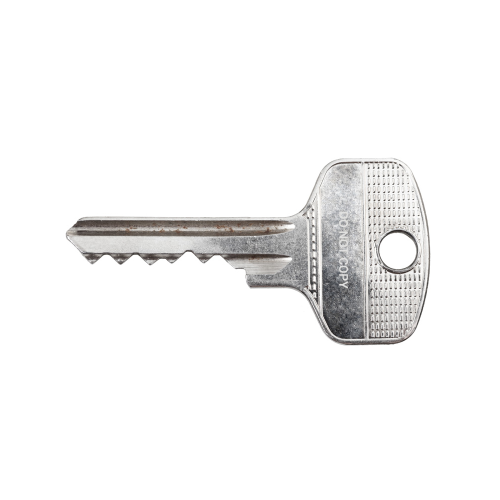
#> input picture imagenes/key_template.png, 1000 x 1000 px (shown at 1/2 size); the run also reads 2 pictures not shown here
$ jupyter execute --allow-errors Clase2.ipynb
#> lines starting #> are read from the running program, lines starting #| are printed output that depends on the picture; after the words box and inside, x2 and y2 are one past the last pixel; in counts of white or black regions, pixels touching at a corner belong together; long printed decimals are rounded
[cell 1]
import cv2
import numpy as np
import matplotlib.pyplot as plt

### Contour Matching

[cell 2]
def preprocess_image(image):
    # Convert to grayscale and threshold
    gray = cv2.cvtColor(image, cv2.COLOR_BGR2GRAY)
    _, binary = cv2.threshold(gray, 250, 255, cv2.THRESH_BINARY_INV)

    # Find largest contour (the key)
    contours, _ = cv2.findContours(binary, cv2.RETR_EXTERNAL, cv2.CHAIN_APPROX_NONE)
    key_contour = max(contours, key=cv2.contourArea)

    # Fit a line to the contour (major axis)
    line_params = cv2.fitLine(key_contour, cv2.DIST_L2, 0, 0.01, 0.01)
    vx, vy, x0, y0 = line_params.flatten()  # Convert to 1D array and unpack

    # Compute endpoints of the major axis (for visualization)
    length = 1000
    x1 = int(x0 - vx * length)
    y1 = int(y0 - vy * length)
    x2 = int(x0 + vx * length)
    y2 = int(y0 + vy * length)

    # Calculate angle (0° = horizontal, 90° = vertical)
    angle = -np.degrees(np.arctan2(vy, vx)) % 180  # Normalized to [0, 180)

    # Center = midpoint of the major axis
    center = ((x1 + x2) // 2, (y1 + y2) // 2)

    # Visualization
    image = image.copy()
    cv2.line(image, (x1, y1), (x2, y2), (255, 0, 0), 2)
    cv2.circle(image, center, 5, (0, 255, 0), -1)
    plt.imshow(cv2.cvtColor(image, cv2.COLOR_BGR2RGB))
    plt.show()

    return binary, center, angle, key_contour

[cell 3]
def align_image(src_image, src_center, src_angle, target_center, target_angle, value):
    # Compute minimal angle difference (accounts for 180° symmetry)
    angle_diff = (target_angle - src_angle + 90) % 180 - 90

    # Rotate around source center
    rot_mat = cv2.getRotationMatrix2D(src_center, angle_diff, 1.0)
    rotated = cv2.warpAffine(src_image, rot_mat, (src_image.shape[1], src_image.shape[0]), borderValue=value)

    # Compute new center after rotation (homogeneous coordinates)
    new_center = np.dot(rot_mat, np.array([*src_center, 1]))

    # Translate to match target center
    dx = target_center[0] - new_center[0]
    dy = target_center[1] - new_center[1]
    trans_mat = np.float32([[1, 0, dx], [0, 1, dy]])
    aligned = cv2.warpAffine(rotated, trans_mat, (rotated.shape[1], rotated.shape[0]), borderValue=value)

    return aligned

[cell 4]
# Load images
template = cv2.imread('imagenes/key_template.png')
#> template is the input picture: shape (1000, 1000, 3); mean B, G, R 244.6, 244.8, 245
rotated = cv2.imread('imagenes/rotated.jpeg')
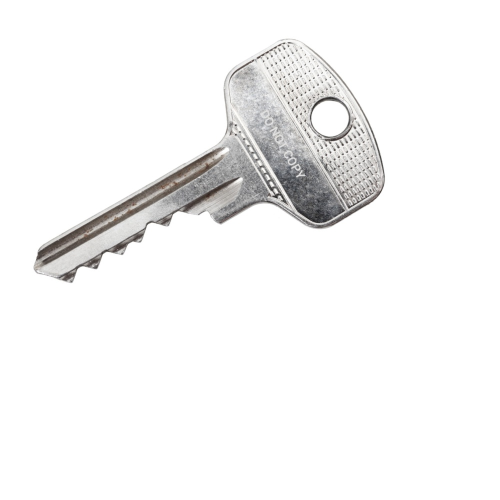
#> input picture imagenes/rotated.jpeg, 1000 x 1000 px (shown at 1/2 size)
#> rotated is the input picture: shape (1000, 1000, 3); mean B, G, R 244.6, 244.8, 245

# Preprocess images
bin_template, c_template, ang_template, cont_template = preprocess_image(template)
#> in preprocess_image, `_, binary = cv2.threshold(gray, 250, 255, cv2.THRESH_BINARY_INV)`:
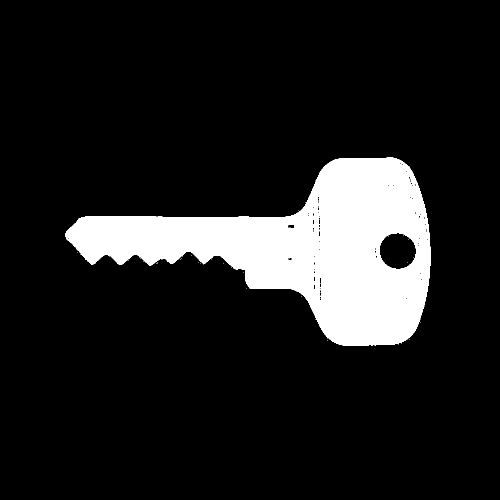
#> binary: shape (1000, 1000) (shown at 1/2 size); 12.4% white; 39 white regions (38 under 20 px)
#> in preprocess_image, `contours, _ = cv2.findContours(binary, cv2.RETR_EXTERNAL, cv2.CHAIN_AP..`: contours = 29 contours, 28 with area under 20; largest, box (x1, y1, x2, y2) and area: (131, 315, 861, 692) 129584
#> in preprocess_image, `key_contour = max(contours, key=cv2.contourArea)`: key_contour = contour of 1877 points, box (x1, y1, x2, y2) (131, 315, 861, 692), area 129584
#> in preprocess_image, `line_params = cv2.fitLine(key_contour, cv2.DIST_L2, 0, 0.01, 0.01)`: line_params = [0.998, 0.0628, 543.6, 493.2]
#> in preprocess_image, `vx, vy, x0, y0 = line_params.flatten()`: vx = 0.998; vy = 0.0628; x0 = 543.6; y0 = 493.2
#> in preprocess_image, `x1 = int(x0 - vx * length)`: x1 = -454
#> in preprocess_image, `y1 = int(y0 - vy * length)`: y1 = 430
#> in preprocess_image, `x2 = int(x0 + vx * length)`: x2 = 1541
#> in preprocess_image, `y2 = int(y0 + vy * length)`: y2 = 556
#> in preprocess_image, `angle = -np.degrees(np.arctan2(vy, vx)) % 180`: angle = 176.4
#> in preprocess_image, `center = ((x1 + x2) // 2, (y1 + y2) // 2)`: center = (543, 493)
#> c_template = (543, 493); ang_template = 176.4; cont_template has the same summary as key_contour in preprocess_image
bin_rotated, c_rotated, ang_rotated, cont_rotated = preprocess_image(rotated)
#> in preprocess_image (call 2), `_, binary = cv2.threshold(gray, 250, 255, cv2.THRESH_BINARY_INV)`:
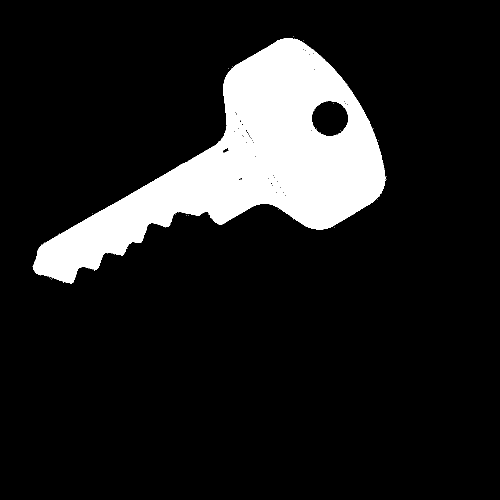
#> binary: shape (1000, 1000) (shown at 1/2 size); 12.6% white; 33 white regions (32 under 20 px)
#> in preprocess_image (call 2), `contours, _ = cv2.findContours(binary, cv2.RETR_EXTERNAL, cv2.CHAIN_AP..`: contours = 28 contours, 27 with area under 20; largest, box (x1, y1, x2, y2) and area: (65, 76, 771, 567) 130342
#> in preprocess_image (call 2), `key_contour = max(contours, key=cv2.contourArea)`: key_contour = contour of 1853 points, box (x1, y1, x2, y2) (65, 76, 771, 567), area 130342
#> in preprocess_image (call 2), `line_params = cv2.fitLine(key_contour, cv2.DIST_L2, 0, 0.01, 0.01)`: line_params = [0.896, -0.444, 432.2, 361.6]
#> in preprocess_image (call 2), `vx, vy, x0, y0 = line_params.flatten()`: vx = 0.896; vy = -0.444; x0 = 432.2; y0 = 361.6
#> in preprocess_image (call 2), `x1 = int(x0 - vx * length)`: x1 = -463
#> in preprocess_image (call 2), `y1 = int(y0 - vy * length)`: y1 = 805
#> in preprocess_image (call 2), `x2 = int(x0 + vx * length)`: x2 = 1328
#> in preprocess_image (call 2), `y2 = int(y0 + vy * length)`: y2 = -82
#> in preprocess_image (call 2), `angle = -np.degrees(np.arctan2(vy, vx)) % 180`: angle = 26.37
#> in preprocess_image (call 2), `center = ((x1 + x2) // 2, (y1 + y2) // 2)`: center = (432, 361)
#> in preprocess_image (call 2), `cv2.line(image, (x1, y1), (x2, y2), (255, 0, 0), 2)`:
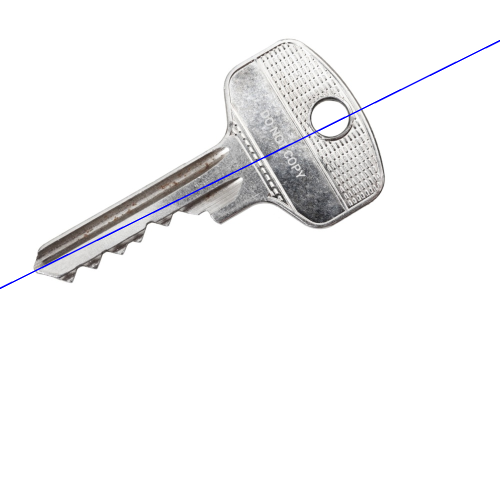
#> image: shape (1000, 1000, 3) (shown at 1/2 size); 0.32% of pixels changed, all inside (x1, y1, x2, y2) = (0, 80, 1000, 578)
#> c_rotated = (432, 361); ang_rotated = 26.37; cont_rotated has the same summary as key_contour in preprocess_image

# Align rotated to template
aligned_bin = align_image(bin_rotated, c_rotated, ang_rotated, c_template, ang_template, 0)
#> in align_image, `angle_diff = (target_angle - src_angle + 90) % 180 - 90`: angle_diff = -29.97
#> in align_image, `rot_mat = cv2.getRotationMatrix2D(src_center, angle_diff, 1.0)`: rot_mat = [[0.866, -0.499, 238.1], [0.499, 0.866, -167.5]]
#> in align_image, `rotated = cv2.warpAffine(src_image, rot_mat, (src_image.shape[1], src_..`:
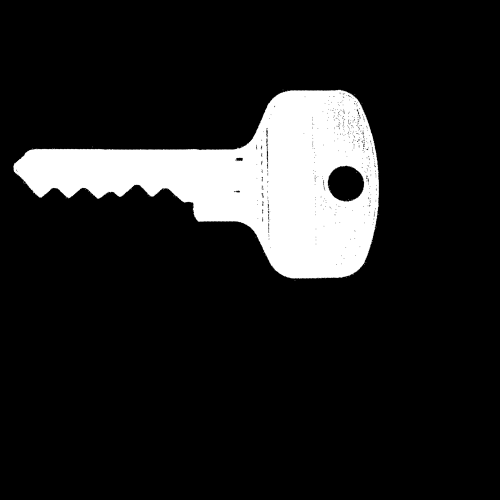
#> rotated: shape (1000, 1000) (shown at 1/2 size); min 0, max 255, mean 32.2
#> in align_image, `new_center = np.dot(rot_mat, np.array([*src_center, 1]))`: new_center = [432, 361]
#> in align_image, `dx = target_center[0] - new_center[0]`: dx = 111
#> in align_image, `dy = target_center[1] - new_center[1]`: dy = 132
#> in align_image, `trans_mat = np.float32([[1, 0, dx], [0, 1, dy]])`: trans_mat = [[1, 0, 111], [0, 1, 132]]

# XOR to highlight differences
diff = cv2.bitwise_xor(bin_template, aligned_bin)
diff = cv2.erode(diff, np.ones((3, 3), dtype=np.uint8))
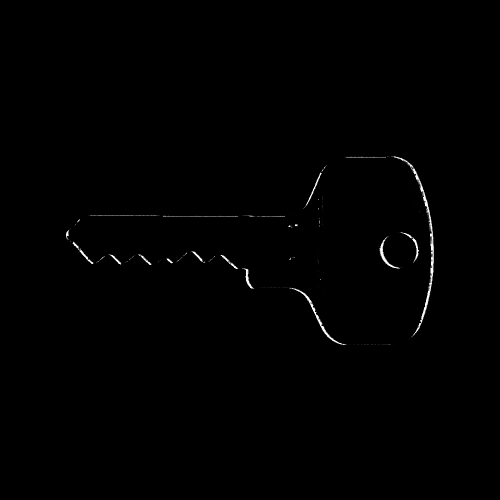
#> diff: shape (1000, 1000) (shown at 1/2 size); min 0, max 255, mean 1.1

# Compute similarity
similarity = cv2.matchShapes(cont_template, cont_rotated, cv2.CONTOURS_MATCH_I1, 0.0)
#> similarity = 0.0114
print(f'Similarity:{similarity}')
#| Similarity:0.01136

# Display results
fig, axes = plt.subplots(1,3, figsize=(12, 6))
axes[0].imshow(bin_template, cmap='gray')
axes[0].set_title('Template')
axes[1].imshow(aligned_bin, cmap='gray')
axes[1].set_title('Aligned')
axes[2].imshow(diff, cmap='gray')
axes[2].set_title('Difference')
plt.show()

### Entender Hough Transform

[cell 5]
# Create a black image
img = np.zeros((200, 200), dtype=np.uint8)

img[100, 100] = 255
# cv2.line(img, (50, 150), (150, 50), 255, 2)   # Diagonal line (/)
# cv2.line(img, (50, 50), (150, 50), 255, 2)    # Horizontal line (-)

# Get coordinates of edge points
edges = cv2.Canny(img, 50, 150)
y_idxs, x_idxs = np.nonzero(edges)

# Hough Transform parameters
theta = np.deg2rad(np.arange(-90, 90))  # Angle range (-90° to 90°)
width, height = img.shape[1], img.shape[0]
diag_len = int(np.ceil(np.sqrt(width**2 + height**2)))  # max possible rho
rhos = np.linspace(-diag_len, diag_len, diag_len * 2)

# Hough Accumulator (just to visualize sinusoids)
accumulator = np.zeros((len(rhos), len(theta)))

# Fill the accumulator (each edge point maps to a sinusoid in Hough space)
for x, y in zip(x_idxs, y_idxs):
    for t_idx in range(len(theta)):
        rho = x * np.cos(theta[t_idx]) + y * np.sin(theta[t_idx])
        rho_idx = int(rho + diag_len)
        accumulator[rho_idx, t_idx] += 1

# Plotting
fig, axs = plt.subplots(1, 2, figsize=(18, 6))

# Original image
axs[0].imshow(img, cmap='gray')
axs[0].set_title("Image with Two Lines")

# Hough space (sinusoids)
axs[1].imshow(accumulator, cmap='hot', extent=[-90, 90, -diag_len, diag_len], aspect=0.25)
axs[1].set_title("Hough Transform (Sinusoids)")
axs[1].set_xlabel("Theta (degrees)")
axs[1].set_ylabel("Rho (pixels)")

plt.tight_layout()
plt.show()

### Entender Fourier Transform

[cell 6]
# Create a black image
img = np.zeros((200, 200), dtype=np.uint8)

cv2.line(img, (50, 150), (150, 50), 255, 2)   # Diagonal line (/)
cv2.line(img, (50, 50), (150, 50), 255, 2)    # Horizontal line (-)

# Rotate Image
rows, cols = img.shape[:2]
xc, yc = cols//2, rows//2
angle_rot = 30

rot_mat = cv2.getRotationMatrix2D((xc, yc), angle_rot, 1.0)
img = cv2.warpAffine(img, rot_mat, img.shape[:2][::-1], borderValue=0)

# Compute the 2D Discrete Fourier Transform (DFT)
dft = np.fft.fft2(img)  # Compute FFT
dft_shifted = np.fft.fftshift(dft)  # Shift zero-frequency to center

# Extract magnitude and phase
magnitude = np.abs(dft_shifted)  # Magnitude = sqrt(Re^2 + Im^2)
phase = np.angle(dft_shifted)    # Phase = arctan(Im / Re)

# Plotting
plt.figure(figsize=(12, 4))

plt.subplot(131), plt.imshow(img, cmap='gray')
plt.title('Original Image'), plt.axis('off')

plt.subplot(132), plt.imshow(np.log1p(magnitude), cmap='gray')
plt.title('Magnitude Spectrum (log scale)'), plt.axis('off')

plt.subplot(133), plt.imshow(phase, cmap='gray')
plt.title('Phase Spectrum'), plt.axis('off')

plt.tight_layout()
plt.show()

#### Transformada inversa

[cell 7]
# Load image in grayscale
image = cv2.imread('imagenes/lines.jpeg', cv2.IMREAD_GRAYSCALE)
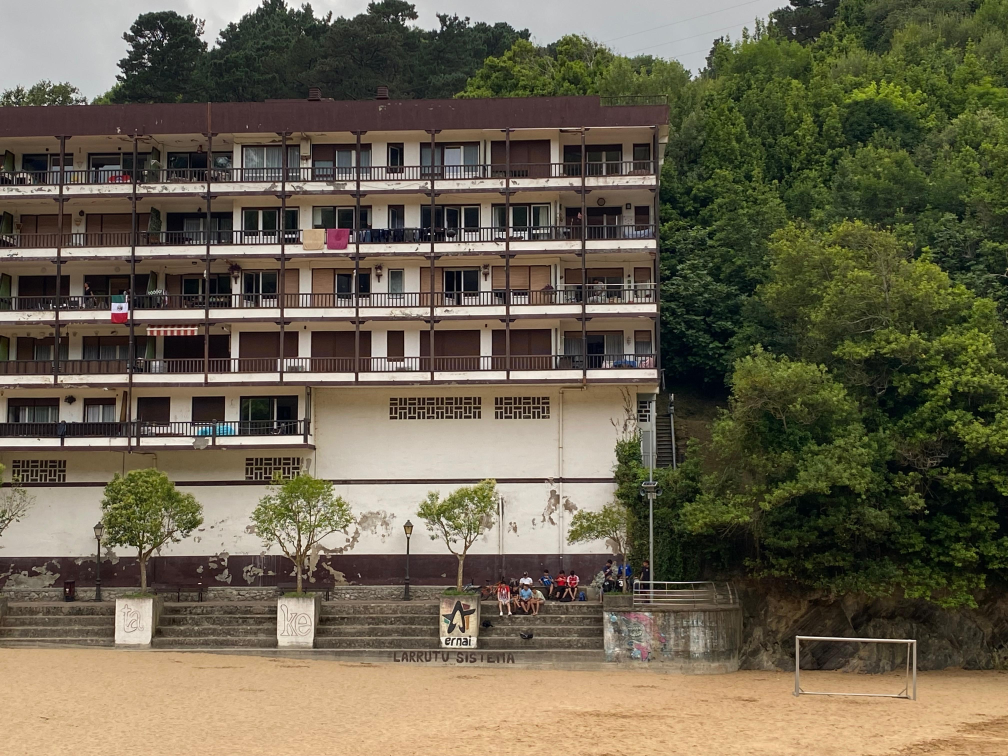
#> input picture imagenes/lines.jpeg, 4032 x 3024 px (shown at 1/4 size)
#> image: shape (3024, 4032)
image = cv2.resize(image, (256, 256))  # Resize for simplicity
#> image: shape (256, 256)

# Compute Fourier Transform and shift zero-frequency to center
dft = np.fft.fft2(image)
dft_shifted = np.fft.fftshift(dft)

# Extract magnitude and phase
magnitude = np.abs(dft_shifted)  # Magnitude = sqrt(Re² + Im²)
phase = np.angle(dft_shifted)    # Phase = arctan(Im / Re)

# Reconstruct image from magnitude and phase
reconstructed_complex = magnitude * np.exp(1j * phase)  # Combine magnitude and phase
reconstructed_dft = np.fft.ifftshift(reconstructed_complex)  # Undo the shift
reconstructed_image = np.fft.ifft2(reconstructed_dft)  # Inverse FT
reconstructed_image = np.abs(reconstructed_image)  # Take real part

# Reconstruct using ONLY magnitude (phase=0)
recon_magnitude_only = np.fft.ifft2(np.fft.ifftshift(magnitude)).real

# Reconstruct using ONLY phase (magnitude=1)
recon_phase_only = np.fft.ifft2(np.fft.ifftshift(np.exp(1j * phase))).real

# Plot results
plt.figure(figsize=(12, 6))
plt.subplot(141), plt.imshow(image, cmap='gray'), plt.title("Original")
plt.subplot(142), plt.imshow(reconstructed_image, cmap='gray'), plt.title("Magnitude + Phase")
plt.subplot(143), plt.imshow(recon_magnitude_only, cmap='gray'), plt.title("Magnitude Only")
plt.subplot(144), plt.imshow(recon_phase_only, cmap='gray'), plt.title("Phase Only")
plt.tight_layout()
plt.show()

#### Cambiar fases

[cell 8]
# Load and resize image 1
image1 = cv2.imread('imagenes/cheetah.jpg', cv2.IMREAD_GRAYSCALE)
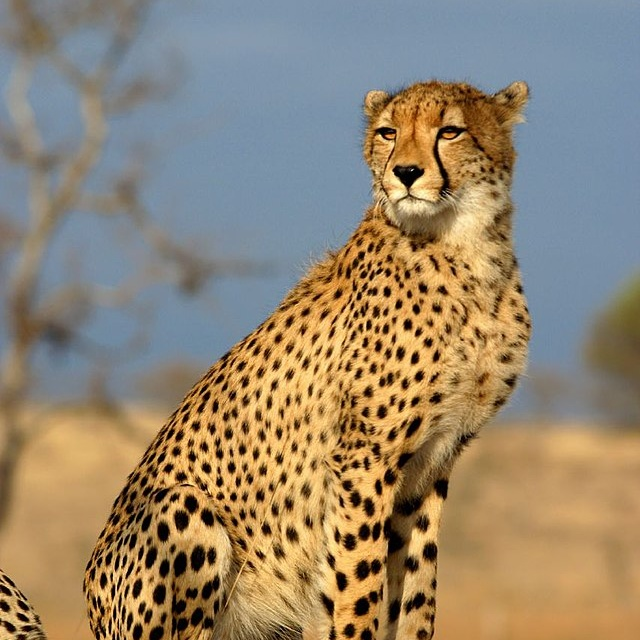
#> input picture imagenes/cheetah.jpg, 640 x 640 px
image1 = cv2.resize(
    image1,
    dsize=(256, 256)
)
#> image1: shape (256, 256)

# Load and resize image 2
image2 = cv2.imread('imagenes/lines.jpeg', cv2.IMREAD_GRAYSCALE)
image2 = cv2.resize(
    image2,
    dsize=(256, 256)
)

# Compute fourier transform
dft = np.fft.fft2(image1)
dft_image2 = np.fft.fft2(image2)

# Swap phase
image_phase_swapped = np.fft.ifft2(np.abs(dft) * np.exp(1j * np.angle(dft_image2))).real
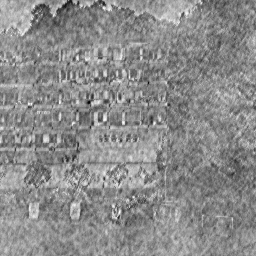
#> image_phase_swapped: shape (256, 256) float64; min -56.18, max 294.8, mean 136.3; drawn with min black and max white

fig, axes = plt.subplots(1, 2)
axes[0].imshow(image1, 'gray')
axes[1].imshow(image_phase_swapped, 'gray')
plt.show()

### Ejercicio
- Elimina altas frecuencias de la imagen y observa que ocurre
- Elimina bajas frecuencias de la imagen y observa que ocurre

#> (a cell that did not finish here is left out)

### Blurring (Gaussian Blur)

[cell 10]
# Load image
image = cv2.imread('imagenes/lines.jpeg', cv2.IMREAD_GRAYSCALE)
downscale_factor = 0.1
image = cv2.resize(
    image,
    dsize=(
        int(image.shape[1]*downscale_factor),
        int(image.shape[0]*downscale_factor)
    )
)
#> image: shape (302, 403)

# Define 3x3 Gaussian blur kernel
gaussian_kernel = np.array([
    [1, 2, 1],
    [2, 4, 2],
    [1, 2, 1]
]) / 16  # Normalize to sum=1

# gaussian_kernel = np.array([
#     [1,  4,  6,  4, 1],
#     [4, 16, 24, 16, 4],
#     [6, 24, 36, 24, 6],
#     [4, 16, 24, 16, 4],
#     [1,  4,  6,  4, 1]
# ]) / 256

# Apply convolution
blurred = cv2.filter2D(image, -1, gaussian_kernel)
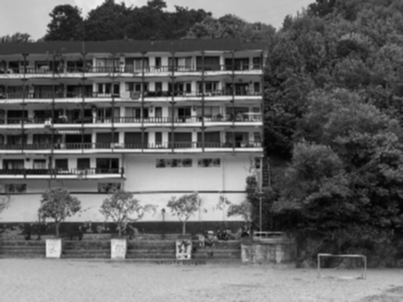
#> blurred: shape (302, 403); min 3, max 239, mean 98.8
# blurred = cv2.filter2D(image, -1, gaussian_kernel, borderType=cv2.BORDER_REFLECT)

# Opencv alternative
# blurred = cv2.GaussianBlur(image, (11, 11), sigmaX=1)

# Plot
plt.figure(figsize=(10, 4))
plt.subplot(121), plt.imshow(image, cmap='gray'), plt.title('Original')
plt.subplot(122), plt.imshow(blurred, cmap='gray'), plt.title('Gaussian Blur')
plt.show()
#> (the rest of the program and of its run is left out)
